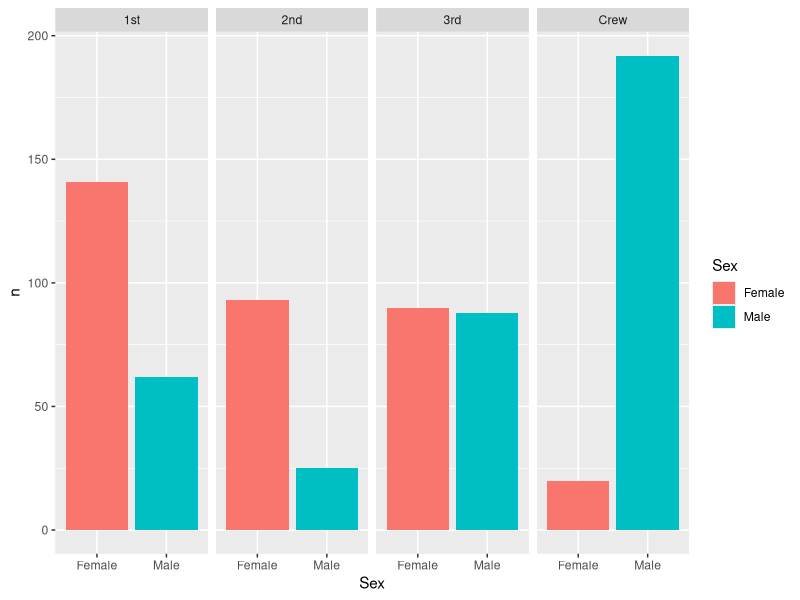
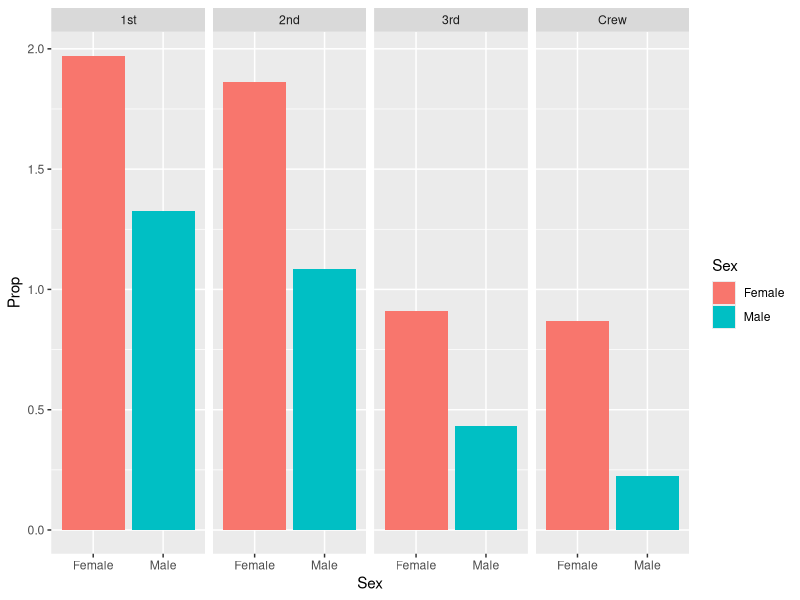
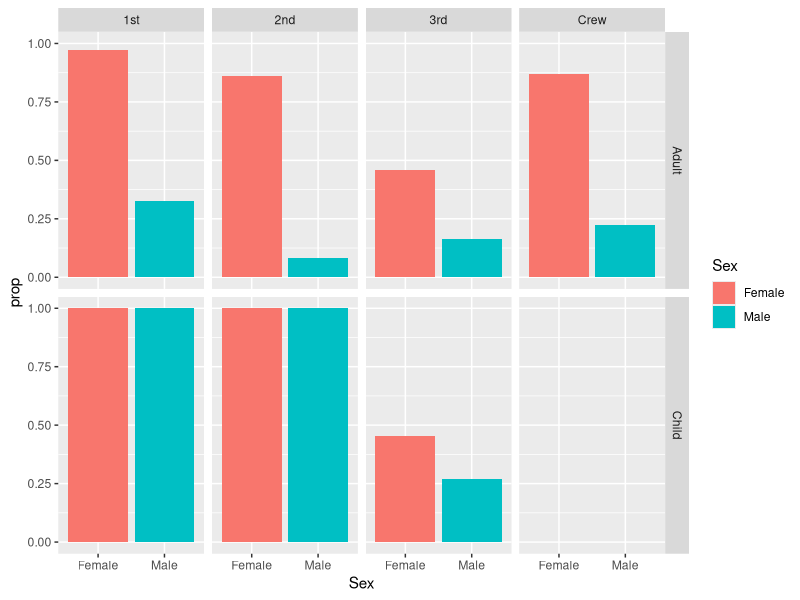

These figures' R source, in order:
## ---- chunk 1
library(tidyverse)

df_titanic <- as_tibble(Titanic)
## ---- chunk 2
## TASK: Perform a `glimpse` of df_titanic
df_titanic %>% glimpse
## ---- chunk 3
## NOTE: No need to edit! We'll cover how to
## do this calculation in a later exercise.
df_titanic %>% summarize(total = sum(n))
## ---- chunk 4
## TASK: Visualize counts against `Class` and `Sex`
df_titanic[df_titanic$Survived == "Yes", ] %>%
  ggplot(aes(x = Sex, y = n, fill = Sex)) +
  geom_bar(stat = "identity") +
  facet_grid(~ Class)
## ---- chunk 5
## NOTE: No need to edit! We'll cover how to
## do this calculation in a later exercise.
df_prop <-
  df_titanic %>%
  group_by(Class, Sex, Age) %>%
  mutate(
    Total = sum(n),
    Prop = n / Total
  ) %>%
  ungroup()
df_prop
## ---- chunk 6
df_prop[df_prop$Survived == "Yes", ] %>%
  ggplot(aes(x = Sex, y = Prop, fill = Sex)) +
  geom_bar(stat = "identity") +
  facet_grid(~ Class)
## ---- chunk 7
df_q5 <-
  df_titanic %>%
  group_by(Class, Sex, Age) %>%
  mutate(
    total = sum(n),
    prop = n/total
    )

df_q5[df_q5$Survived == "Yes", ] %>%
  ggplot(aes(x = Sex, y = prop, fill = Sex)) +
  geom_bar(stat = "identity") +
  facet_grid(Age ~ Class)
